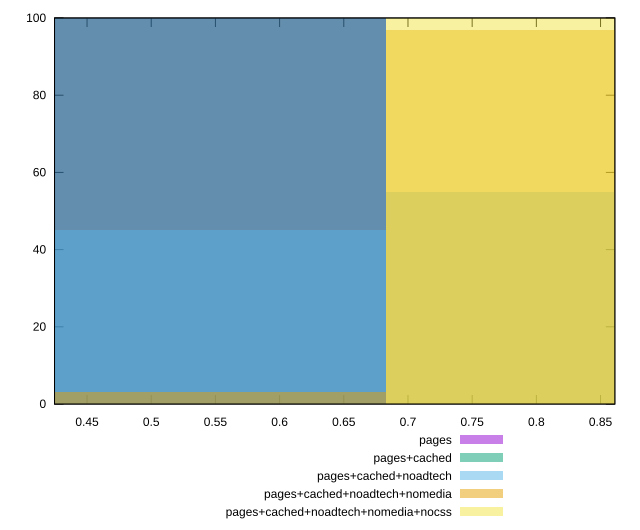

The script that saved this image:
reset

$pages <<EOF
0.5463540595036445 100
EOF

$pagesCached <<EOF
0.5463540595036445 100
EOF

$pagesCachedNoadtech <<EOF
0.5463540595036445 45
0.8195310892554667 55
EOF

$pagesCachedNoadtechNomedia <<EOF
0.5463540595036445 3
0.8195310892554667 97
EOF

$pagesCachedNoadtechNomediaNocss <<EOF
0.8195310892554667 100
EOF

set key outside below
set boxwidth 0.27317702975182223
set xrange [0.42467893186738165:0.8611241620197769]
set yrange [0:100]
set trange [0:100]
set style fill transparent solid 0.5 noborder
set terminal svg size 640, 530 enhanced background rgb 'white'
set output "report_00018_2021-02-10T15-25-16.877Z/meta/pScore/comparison/histogram/all_raw.svg"

plot $pages title "pages" with boxes, \
     $pagesCached title "pages+cached" with boxes, \
     $pagesCachedNoadtech title "pages+cached+noadtech" with boxes, \
     $pagesCachedNoadtechNomedia title "pages+cached+noadtech+nomedia" with boxes, \
     $pagesCachedNoadtechNomediaNocss title "pages+cached+noadtech+nomedia+nocss" with boxes

reset
